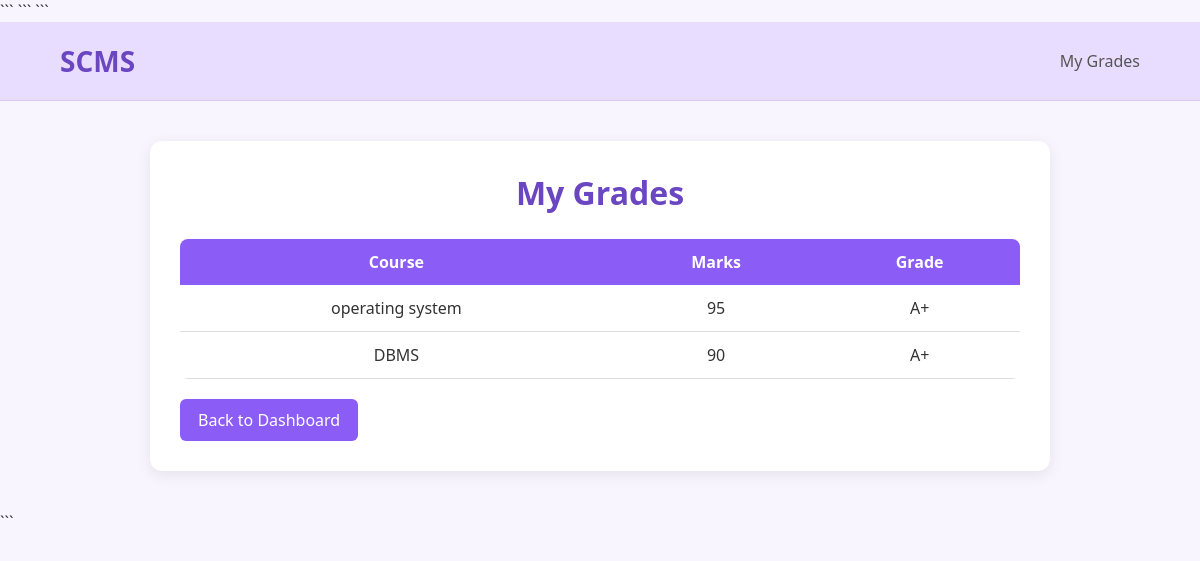
The page /my-grades/ (signed in) on the database its author committed.
### myapp/models.py (models this page shows, shortened)
class Grade(models.Model):
    student = models.ForeignKey(
        User,
        on_delete=models.CASCADE
    )
    course = models.ForeignKey(
        Course,
        on_delete=models.CASCADE
    )
    marks = models.IntegerField()
    grade = models.CharField(
        max_length=5
    )

class Course(models.Model):
    course_name = models.CharField(
        max_length=100
    )
    course_code = models.CharField(
        max_length=20,
        unique=True
    )
    description = models.TextField()
    faculty = models.ForeignKey(
        User,
        on_delete=models.SET_NULL,
        null=True,
        blank=True
    )

### myapp/views.py (the view)
@login_required
def my_grades(request):
    grades = Grade.objects.filter(
        student=request.user
    )
    return render(
        request,
        'my_grades.html',
        {'grades': grades}
    )

### templates/my_grades.html (shortened to what this page needs)
<!DOCTYPE html>
<html lang="en">
<head>
```
</head>
<body>
```
<div class="head">
    <h2>SCMS</h2>
    <span>My Grades</span>
</div>
<div class="container">
    <h1>My Grades</h1>
    <table>
        <tr>
            <th>Course</th>
            <th>Marks</th>
            <th>Grade</th>
        </tr>
        {% for g in grades %}
        <tr>
            <td>{{ g.course.course_name }}</td>
            <td>{{ g.marks }}</td>
            <td>{{ g.grade }}</td>
        </tr>
        {% endfor %}
    </table>
    <a href="{% url 'student_dashboard' %}" class="back-btn">
        Back to Dashboard
    </a>
</div>
```
</body>
</html>

### templates/my_grades.html (style rules this page uses)
* { margin: 0; padding: 0; box-sizing: border-box; }
body { font-family: 'Segoe UI', sans-serif; background-color: #f8f5ff; min-height: 100vh; color: #333; }
.head { display: flex; justify-content: space-between; align-items: center; padding: 20px 60px; background-color: #e9ddff; border-bottom: 1px solid #d8c8f5; }
.head h2 { color: #6b46c1; font-size: 28px; }
.head span { color: #555; font-size: 16px; }
.container { width: 90%; max-width: 900px; margin: 40px auto; background: white; padding: 30px; border-radius: 12px; box-shadow: 0px 4px 15px rgba(0, 0, 0, 0.08); }
h1 { text-align: center; color: #6b46c1; margin-bottom: 25px; }
table { width: 100%; border-collapse: collapse; overflow: hidden; border-radius: 8px; }
th { background-color: #8b5cf6; color: white; padding: 12px; }
td { padding: 12px; text-align: center; border-bottom: 1px solid #ddd; }
.back-btn { display: inline-block; margin-top: 20px; text-decoration: none; background-color: #8b5cf6; color: white; padding: 10px 18px; border-radius: 6px; transition: 0.3s; }

### rows shown on the page
Grade: course.course_name "operating system", marks "95", grade "A+"
Grade: course.course_name "DBMS", marks "90", grade "A+"
